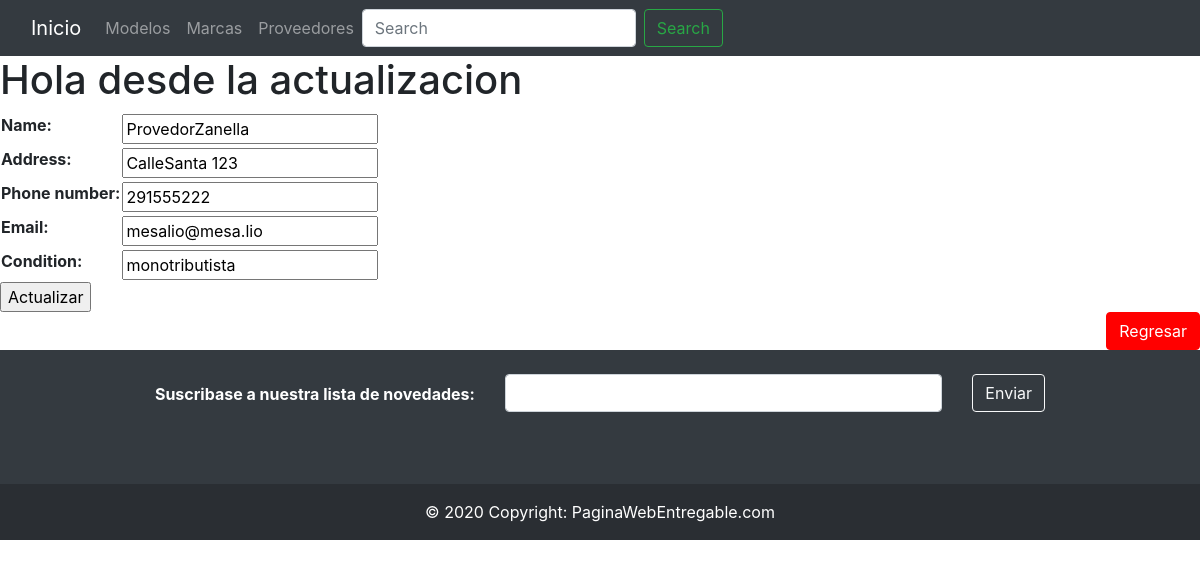
/Providers/provider_update/5/, run on the app's committed database.
### Providers/models.py (models this page shows, shortened)
class Provider(models.Model):
    CONDITION_CHOICES = (
        ('monotributista', 'monotributista'),
        ('responsable inscripto', 'responsable inscripto'),
    )
    name = models.CharField(max_length=100)
    address = models.CharField(max_length=300)
    phone_number = models.CharField(max_length=20)
    email = models.EmailField()
    condition = models.CharField(max_length=50, choices = CONDITION_CHOICES)
    is_active = models.BooleanField(default=True)

### Providers/views.py (the view, shortened to what this page needs)
# urls.py: path('provider_update/<int:pk>/', provider_update, name='provider_update'),
def provider_update(request, pk):
    provider = Provider.objects.get(id=pk)
    if request.method == 'GET':
        context = {
            'form': ProviderForm(
                initial={
                    'name':provider.name,
                    'address':provider.address,
                    'phone_number':provider.phone_number,
                    'email':provider.email,
                    'condition':provider.condition,
                }
            )
        }
        return render(request, 'Providers/provider_update.html', context=context)

### Providers/forms.py
class ProviderForm(forms.Form):
    name = forms.CharField(max_length=100)
    address = forms.CharField(max_length=300)
    phone_number = forms.CharField(max_length=20)
    email = forms.EmailField()
    condition = forms.CharField(max_length=50)

### templates/Providers/provider_update.html (shortened to what this page needs)
{% extends 'base.html' %}
{% block content %}
    <h1>Hola desde la actualizacion</h1>
    {% if form %}
        <form action="" method="POST">
            <table>
                {{form.as_table}}
            </table>
            <input type="submit" value="Actualizar">
        </form>
    {% endif %}
{% endblock %}

### data on the page
Provider: name "ProvedorZanella", address "CalleSanta 123", phone_number "291555222", email "mesalio@mesa.lio", condition "monotributista"
